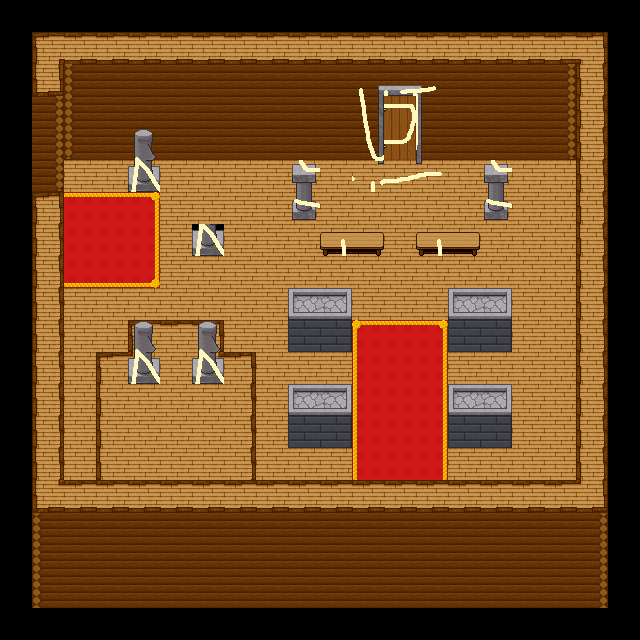

A level layout from a 2D game, rendered from its tile map. Below: a short description, then the map file with tile-grid data replaced by summaries:
An orthogonal 20x20 tile map with 32x32 px tiles, 8 tile layers (Layer 0 lower, Layer 0 upper, Layer 1 lower, Layer 1 upper, ...), 5 tilesets.

<map version="1.0" orientation="orthogonal" width="20" height="20" tilewidth="32" tileheight="32">
 <properties>
  <property name="blended tiles" value="186,188,189,190,191,193,194,196,198,199,200,201,202,203,204,205,206,207,208,209,210,211,212,213,214,218,220,221,222,226,228,229,230,231,232,233,234,235,236,239,240,241,242,243,244,245,246,247,248,249,250,251,252,253,254,389,390,391,392,393,394,395,396,397,398,399,400" />
 </properties>
 <tileset firstgid="1" name="rock" tilewidth="32" tileheight="32">
  <image source="tilesets/rock2.PNG" trans="8080ff" width="320" height="224" />
  <tile id="30">
   <properties>
    <property name="x" value="" />
   </properties>
  </tile>
  <tile id="31">
   <properties>
    <property name="x" value="" />
   </properties>
  </tile>
  <tile id="32">
   <properties>
    <property name="x" value="" />
   </properties>
  </tile>
  <tile id="40">
   <properties>
    <property name="x" value="" />
   </properties>
  </tile>
  <tile id="41">
   <properties>
    <property name="x" value="" />
   </properties>
  </tile>
  <tile id="42">
   <properties>
    <property name="x" value="" />
   </properties>
  </tile>
 </tileset>
 <tileset firstgid="71" name="rug" tilewidth="32" tileheight="32">
  <image source="tilesets/rug.PNG" trans="8080ff" width="96" height="96" />
 </tileset>
 <tileset firstgid="80" name="stone" tilewidth="32" tileheight="32">
  <image source="tilesets/stone2.PNG" trans="8080ff" width="320" height="224" />
 </tileset>
 <tileset firstgid="150" name="wood" tilewidth="32" tileheight="32">
  <image source="tilesets/wood2.PNG" trans="8080ff" width="320" height="224" />
  <tile id="60">
   <properties>
    <property name="top" value="" />
   </properties>
  </tile>
  <tile id="61">
   <properties>
    <property name="top" value="" />
   </properties>
  </tile>
  <tile id="62">
   <properties>
    <property name="top" value="" />
   </properties>
  </tile>
 </tileset>
 <tileset firstgid="220" name="upper" tilewidth="32" tileheight="32">
  <image source="tilesets/upper.PNG" trans="8080ff" width="256" height="192" />
  <tile id="8">
   <properties>
    <property name="x" value="1337" />
   </properties>
  </tile>
  <tile id="9">
   <properties>
    <property name="x" value="" />
   </properties>
  </tile>
  <tile id="10">
   <properties>
    <property name="x" value="" />
   </properties>
  </tile>
  <tile id="11">
   <properties>
    <property name="x" value="" />
   </properties>
  </tile>
  <tile id="12">
   <properties>
    <property name="x" value="" />
   </properties>
  </tile>
  <tile id="16">
   <properties>
    <property name="x" value="" />
   </properties>
  </tile>
  <tile id="17">
   <properties>
    <property name="x" value="" />
   </properties>
  </tile>
  <tile id="18">
   <properties>
    <property name="x" value="" />
   </properties>
  </tile>
  <tile id="19">
   <properties>
    <property name="x" value="" />
   </properties>
  </tile>
  <tile id="20">
   <properties>
    <property name="x" value="" />
   </properties>
  </tile>
  <tile id="24">
   <properties>
    <property name="x" value="" />
   </properties>
  </tile>
  <tile id="25">
   <properties>
    <property name="x" value="" />
   </properties>
  </tile>
  <tile id="26">
   <properties>
    <property name="x" value="" />
   </properties>
  </tile>
  <tile id="27">
   <properties>
    <property name="x" value="" />
   </properties>
  </tile>
  <tile id="28">
   <properties>
    <property name="x" value="" />
   </properties>
  </tile>
  <tile id="36">
   <properties>
    <property name="x" value="" />
   </properties>
  </tile>
  <tile id="37">
   <properties>
    <property name="x" value="" />
   </properties>
  </tile>
  <tile id="39">
   <properties>
    <property name="x" value="" />
   </properties>
  </tile>
  <tile id="40">
   <properties>
    <property name="x" value="" />
   </properties>
  </tile>
  <tile id="41">
   <properties>
    <property name="x" value="" />
   </properties>
  </tile>
  <tile id="42">
   <properties>
    <property name="x" value="" />
   </properties>
  </tile>
  <tile id="43">
   <properties>
    <property name="x" value="" />
   </properties>
  </tile>
  <tile id="44">
   <properties>
    <property name="x" value="" />
   </properties>
  </tile>
  <tile id="45">
   <properties>
    <property name="x" value="" />
   </properties>
  </tile>
  <tile id="46">
   <properties>
    <property name="x" value="" />
   </properties>
  </tile>
  <tile id="47">
   <properties>
    <property name="x" value="" />
   </properties>
  </tile>
 </tileset>
 <layer name="Layer 0 lower" width="20" height="20">
  <properties>
   <property name="layer" value="11" />
   <property name="z" value="0" />
  </properties>
  <data>[400 cells, 271 non-empty, 18 distinct tile ids]</data>
 </layer>
 <layer name="Layer 0 upper" width="20" height="20">
  <properties>
   <property name="layer" value="10" />
  </properties>
  <data>[400 cells, 13 non-empty, 10 distinct tile ids]</data>
 </layer>
 <objectgroup name="Layer 0 object" width="20" height="20">
  <properties>
   <property name="layer" value="9" />
   <property name="z" value="0" />
  </properties>
 </objectgroup>
 <layer name="Layer 1 lower" width="20" height="20">
  <properties>
   <property name="layer" value="8" />
   <property name="z" value="1" />
  </properties>
  <data>[400 cells, 80 non-empty, 17 distinct tile ids]</data>
 </layer>
 <layer name="Layer 1 upper" width="20" height="20">
  <properties>
   <property name="layer" value="7" />
   <property name="z" value="1.5" />
  </properties>
  <data>[400 cells, 8 non-empty, 6 distinct tile ids]</data>
 </layer>
 <objectgroup name="Layer 1 object" width="20" height="20">
  <properties>
   <property name="layer" value="6" />
   <property name="z" value="1" />
  </properties>
 </objectgroup>
 <layer name="Layer 2 lower" width="20" height="20">
  <properties>
   <property name="layer" value="5" />
   <property name="z" value="2" />
  </properties>
  <data>[400 cells, 36 non-empty, 6 distinct tile ids]</data>
 </layer>
 <layer name="Layer 2 upper" width="20" height="20">
  <properties>
   <property name="layer" value="4" />
   <property name="z" value="2.5" />
  </properties>
  <data>[400 cells, 5 non-empty, 4 distinct tile ids]</data>
 </layer>
 <objectgroup name="Layer 2 object" width="20" height="20">
  <properties>
   <property name="layer" value="3" />
   <property name="z" value="2" />
  </properties>
 </objectgroup>
 <layer name="Layer 3 lower" width="20" height="20">
  <properties>
   <property name="layer" value="2" />
   <property name="z" value="3" />
  </properties>
  <data>[400 cells, 59 non-empty, 10 distinct tile ids]</data>
 </layer>
 <layer name="Layer 3 upper" width="20" height="20">
  <properties>
   <property name="layer" value="1" />
   <property name="z" value="3.5" />
  </properties>
  <data>[400 cells, 0 non-empty, 0 distinct tile ids]</data>
 </layer>
 <objectgroup name="Layer 3 object" width="20" height="20">
  <properties>
   <property name="layer" value="0" />
   <property name="z" value="3" />
  </properties>
 </objectgroup>
</map>
